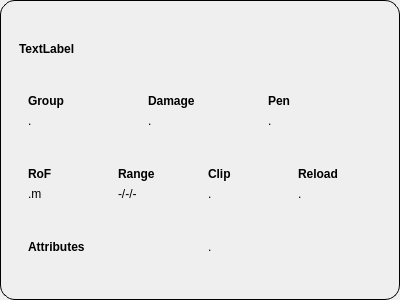
<?xml version="1.0" encoding="UTF-8"?>
<ui version="4.0">
 <class>WeaponDisplay</class>
 <widget class="QFrame" name="WeaponDisplay">
  <property name="geometry">
   <rect>
    <x>0</x>
    <y>0</y>
    <width>400</width>
    <height>300</height>
   </rect>
  </property>
  <property name="sizePolicy">
   <sizepolicy hsizetype="Preferred" vsizetype="Maximum">
    <horstretch>0</horstretch>
    <verstretch>0</verstretch>
   </sizepolicy>
  </property>
  <property name="windowTitle">
   <string>Form</string>
  </property>
  <property name="styleSheet">
   <string notr="true">border: 1px solid black; border-radius: 15px; padding: 2px;</string>
  </property>
  <property name="frameShape">
   <enum>QFrame::StyledPanel</enum>
  </property>
  <property name="frameShadow">
   <enum>QFrame::Sunken</enum>
  </property>
  <layout class="QVBoxLayout" name="verticalLayout">
   <property name="spacing">
    <number>0</number>
   </property>
   <property name="topMargin">
    <number>4</number>
   </property>
   <property name="bottomMargin">
    <number>4</number>
   </property>
   <item>
    <widget class="QLabel" name="weaponNameLbl">
     <property name="sizePolicy">
      <sizepolicy hsizetype="Preferred" vsizetype="Maximum">
       <horstretch>0</horstretch>
       <verstretch>0</verstretch>
      </sizepolicy>
     </property>
     <property name="font">
      <font>
       <pointsize>9</pointsize>
       <weight>75</weight>
       <bold>true</bold>
      </font>
     </property>
     <property name="styleSheet">
      <string notr="true">border:none;</string>
     </property>
     <property name="text">
      <string>TextLabel</string>
     </property>
    </widget>
   </item>
   <item>
    <widget class="QWidget" name="widget" native="true">
     <property name="sizePolicy">
      <sizepolicy hsizetype="Preferred" vsizetype="Maximum">
       <horstretch>0</horstretch>
       <verstretch>0</verstretch>
      </sizepolicy>
     </property>
     <property name="styleSheet">
      <string notr="true">border:none;
margin:0px;
</string>
     </property>
     <layout class="QGridLayout" name="gridLayout">
      <property name="topMargin">
       <number>1</number>
      </property>
      <property name="bottomMargin">
       <number>1</number>
      </property>
      <property name="verticalSpacing">
       <number>2</number>
      </property>
      <item row="1" column="1">
       <widget class="QLabel" name="dmgLbl">
        <property name="styleSheet">
         <string notr="true">border:none;</string>
        </property>
        <property name="text">
         <string>.</string>
        </property>
       </widget>
      </item>
      <item row="0" column="0">
       <widget class="QLabel" name="label">
        <property name="font">
         <font>
          <weight>75</weight>
          <bold>true</bold>
         </font>
        </property>
        <property name="styleSheet">
         <string notr="true">border:none;</string>
        </property>
        <property name="text">
         <string>Group</string>
        </property>
       </widget>
      </item>
      <item row="1" column="0">
       <widget class="QLabel" name="groupLbl">
        <property name="styleSheet">
         <string notr="true">border:none;</string>
        </property>
        <property name="text">
         <string>.</string>
        </property>
       </widget>
      </item>
      <item row="1" column="2">
       <widget class="QLabel" name="penLbl">
        <property name="styleSheet">
         <string notr="true">border:none;</string>
        </property>
        <property name="text">
         <string>.</string>
        </property>
       </widget>
      </item>
      <item row="0" column="2">
       <widget class="QLabel" name="label_5">
        <property name="font">
         <font>
          <weight>75</weight>
          <bold>true</bold>
         </font>
        </property>
        <property name="styleSheet">
         <string notr="true">border:none;</string>
        </property>
        <property name="text">
         <string>Pen</string>
        </property>
       </widget>
      </item>
      <item row="0" column="1">
       <widget class="QLabel" name="label_3">
        <property name="font">
         <font>
          <weight>75</weight>
          <bold>true</bold>
         </font>
        </property>
        <property name="styleSheet">
         <string notr="true">border:none;</string>
        </property>
        <property name="text">
         <string>Damage</string>
        </property>
       </widget>
      </item>
     </layout>
    </widget>
   </item>
   <item>
    <widget class="QWidget" name="missileWeaponsFrame" native="true">
     <property name="sizePolicy">
      <sizepolicy hsizetype="Preferred" vsizetype="Maximum">
       <horstretch>0</horstretch>
       <verstretch>0</verstretch>
      </sizepolicy>
     </property>
     <property name="styleSheet">
      <string notr="true">border:none;
margin:0px;
</string>
     </property>
     <layout class="QGridLayout" name="gridLayout_2">
      <property name="topMargin">
       <number>1</number>
      </property>
      <property name="bottomMargin">
       <number>1</number>
      </property>
      <property name="verticalSpacing">
       <number>2</number>
      </property>
      <item row="2" column="0">
       <widget class="QLabel" name="rangeLbl">
        <property name="styleSheet">
         <string notr="true">border:none;</string>
        </property>
        <property name="text">
         <string>.m</string>
        </property>
       </widget>
      </item>
      <item row="1" column="2">
       <widget class="QLabel" name="label_11">
        <property name="font">
         <font>
          <weight>75</weight>
          <bold>true</bold>
         </font>
        </property>
        <property name="styleSheet">
         <string notr="true">border:none;</string>
        </property>
        <property name="text">
         <string>Clip</string>
        </property>
       </widget>
      </item>
      <item row="2" column="1">
       <widget class="QLabel" name="rofLbl">
        <property name="styleSheet">
         <string notr="true">border:none;</string>
        </property>
        <property name="text">
         <string>-/-/-</string>
        </property>
       </widget>
      </item>
      <item row="1" column="1">
       <widget class="QLabel" name="label_9">
        <property name="font">
         <font>
          <weight>75</weight>
          <bold>true</bold>
         </font>
        </property>
        <property name="styleSheet">
         <string notr="true">border:none;</string>
        </property>
        <property name="text">
         <string>Range</string>
        </property>
       </widget>
      </item>
      <item row="1" column="3">
       <widget class="QLabel" name="label_12">
        <property name="font">
         <font>
          <weight>75</weight>
          <bold>true</bold>
         </font>
        </property>
        <property name="styleSheet">
         <string notr="true">border:none;</string>
        </property>
        <property name="text">
         <string>Reload</string>
        </property>
       </widget>
      </item>
      <item row="2" column="2">
       <widget class="QLabel" name="clipLbl">
        <property name="styleSheet">
         <string notr="true">border:none;</string>
        </property>
        <property name="text">
         <string>.</string>
        </property>
       </widget>
      </item>
      <item row="2" column="3">
       <widget class="QLabel" name="reloadLbl">
        <property name="styleSheet">
         <string notr="true">border:none;</string>
        </property>
        <property name="text">
         <string>.</string>
        </property>
       </widget>
      </item>
      <item row="1" column="0">
       <widget class="QLabel" name="label_10">
        <property name="font">
         <font>
          <weight>75</weight>
          <bold>true</bold>
         </font>
        </property>
        <property name="styleSheet">
         <string notr="true">border:none;</string>
        </property>
        <property name="text">
         <string>RoF</string>
        </property>
       </widget>
      </item>
     </layout>
    </widget>
   </item>
   <item>
    <widget class="QWidget" name="widget_3" native="true">
     <property name="sizePolicy">
      <sizepolicy hsizetype="Preferred" vsizetype="Maximum">
       <horstretch>0</horstretch>
       <verstretch>0</verstretch>
      </sizepolicy>
     </property>
     <property name="styleSheet">
      <string notr="true">border:none;
margin:0px;
</string>
     </property>
     <layout class="QHBoxLayout" name="horizontalLayout_3">
      <property name="topMargin">
       <number>1</number>
      </property>
      <property name="bottomMargin">
       <number>1</number>
      </property>
      <item>
       <widget class="QLabel" name="label_7">
        <property name="font">
         <font>
          <weight>75</weight>
          <bold>true</bold>
         </font>
        </property>
        <property name="styleSheet">
         <string notr="true">border:none;</string>
        </property>
        <property name="text">
         <string>Attributes</string>
        </property>
       </widget>
      </item>
      <item>
       <widget class="QLabel" name="attrLbl">
        <property name="styleSheet">
         <string notr="true">border:none;</string>
        </property>
        <property name="text">
         <string>.</string>
        </property>
       </widget>
      </item>
     </layout>
    </widget>
   </item>
  </layout>
 </widget>
 <resources/>
 <connections/>
</ui>
